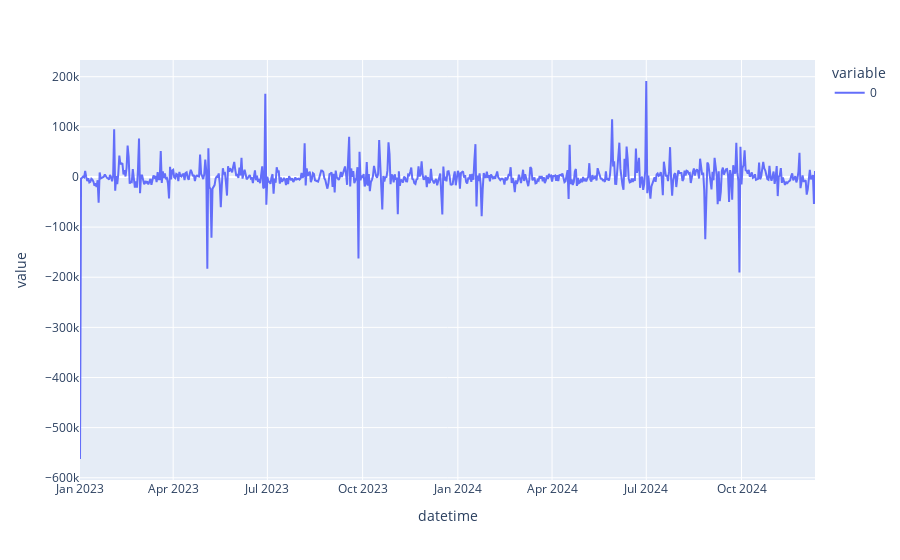

Notebook code for this chart:
### Code cell
px.line(model_fit.resid)

### Figure 1 — Plotly figure (JSON) as saved in the notebook; plotly's stock layout.template omitted (floating-point values rounded to 4 significant figures; data arrays with more than 128 entries replaced by an {"elided": "..."} marker saying what was removed)
{"data": [{"hovertemplate": "variable=0<br>datetime=%{x}<br>value=%{y}<extra></extra>", "legendgroup": "0", "line": {"color": "#636efa", "dash": "solid"}, "marker": {"symbol": "circle"}, "mode": "lines", "name": "0", "orientation": "v", "showlegend": true, "type": "scatter", "x": {"elided": "711 str values"}, "xaxis": "x", "y": {"elided": "711 float values"}, "yaxis": "y"}], "layout": {"legend": {"title": {"text": "variable"}, "tracegroupgap": 0}, "margin": {"t": 60}, "xaxis": {"anchor": "y", "domain": [0, 1], "title": {"text": "datetime"}}, "yaxis": {"anchor": "x", "domain": [0, 1], "title": {"text": "value"}}}}
